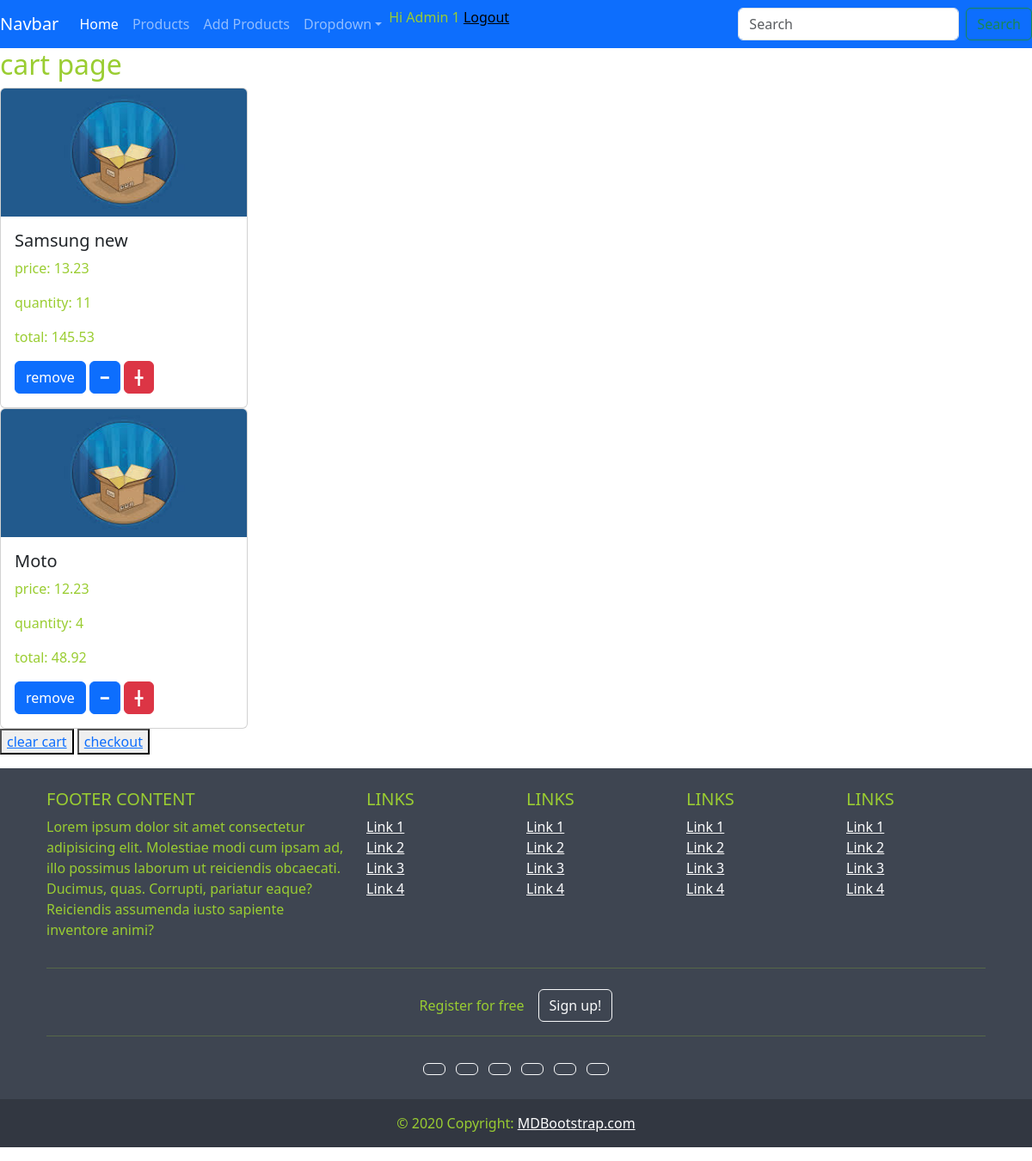
Before: /cart/cart/ (signed in) with the older database file.
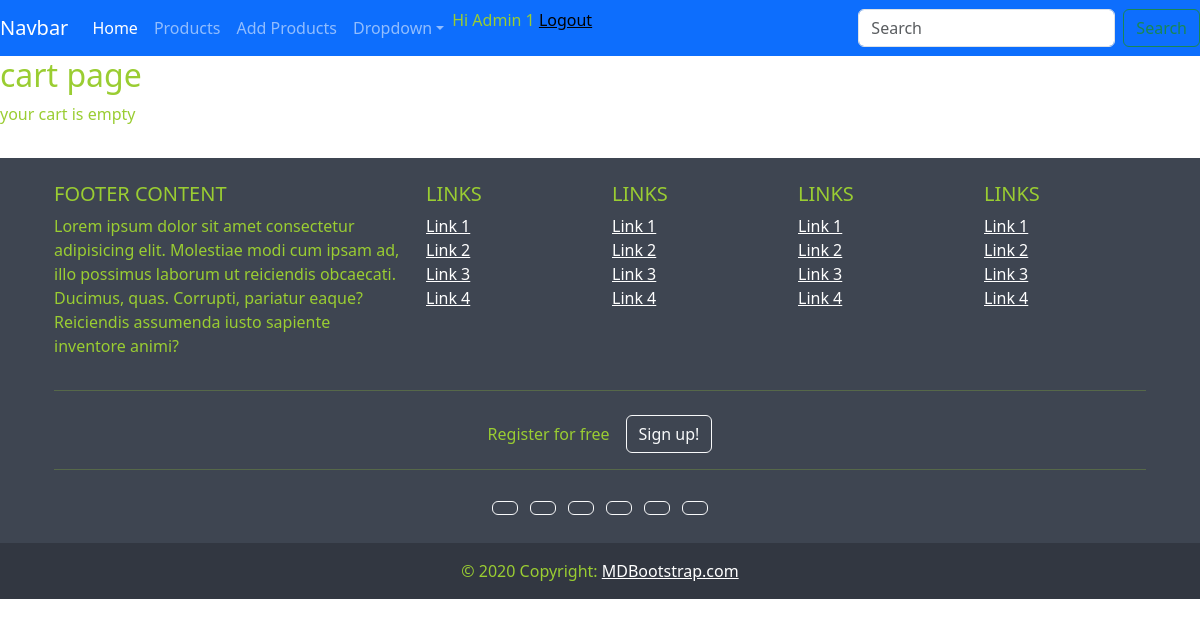
After: the same page with the newer database file.
### cart/models.py (models this page shows, shortened)
class Cart(models.Model):
    quantity = models.IntegerField(default=1)
    user = models.ForeignKey(Customer, on_delete=models.CASCADE)
    product = models.ForeignKey(Product, on_delete=models.CASCADE)
    added_datetime = models.DateTimeField(auto_now_add=True)
    class Meta:
        unique_together=(('user','product'))

### product/models.py (models this page shows, shortened)
class Product(models.Model):
    name =  models.CharField(max_length=100)
    price = models.DecimalField(decimal_places=2,max_digits=10)
    brand = models.ForeignKey(Brand,on_delete=models.CASCADE,null=True)
    size = models.DecimalField(decimal_places=2,max_digits=4)
    description = models.CharField(max_length=500)
    color = models.CharField(max_length=20)
    image = models.ImageField(upload_to='images/product_image',default='images/product_image/p1.jpeg')
    category = models.ManyToManyField(Category)
    weight = models.DecimalField(decimal_places=2,max_digits=4)
    created_at = models.DateTimeField(auto_now_add=True)
    updated_at = models.DateTimeField(auto_now=True)
    quantity = models.IntegerField(default=0)

### cart/views.py (the view)
# urls.py: path('cart/',views.cart,name='cart'),
def cart(request):
    customer_object = Customer.objects.select_related('user').get(user=request.user)
    cart = Cart.objects.filter(user=customer_object)
    context={
        'cart':cart
        }
    return render(request,'cart/cart.html',context)

### cart/templatetags/total.py (called while the page is built)
@register.filter()
def total(price,quantity):
    return price*quantity

### cart/templates/cart/cart.html (shortened to what this page needs)
{% extends 'base.html' %}
{% load total %}
{% block content %}
<h2>cart page</h2>
{% if cart %}
{% for item in cart %}
<div class="card" style="width: 18rem;">
    <img src="{{ item.product.image.url }}" class="card-img-top" alt="...">
    <div class="card-body">
        <h5 class="card-title">{{ item.product.name }}</h5>
        <p class="card-text">price: {{ item.product.price }}</p>
        <p class="card-text">quantity: {{ item.quantity }}</p>
        <p class="card-text">total: {{ item.product.price|total:item.quantity }}</p>
        <a href="{% url 'remove-from-cart' item.product.id %}" class
        ="btn btn-primary">remove</a>
        <a class ="btn btn-primary" href="{% url 'decrease-quantity' item.product.id %}">&#9473;</a>
        <a class="btn btn-danger"href="{% url 'increase-quantity' item.product.id %}">&#9547;</a>
        </div>
    </div>
{% endfor %}
<button>
    <a href="{% url 'clear-cart' %}">clear cart</a>
</button>
<button>
    <a href="{% url 'checkout' %}">checkout</a>
</button>
{% else %}
<p>your cart is empty</p>
{% endif %}
{% endblock %}

Changed rows visible on the page:
removed Cart: product.image (picture), product.name "Samsung new", product.price "13.23", quantity "11", product.price|total "145.53"
removed Cart: product.image (picture), product.name "Moto", product.price "12.23", quantity "4", product.price|total "48.92"
Other visible differences:
text no longer shown: "clear cart checkout"
text now shown: "your cart is empty"
